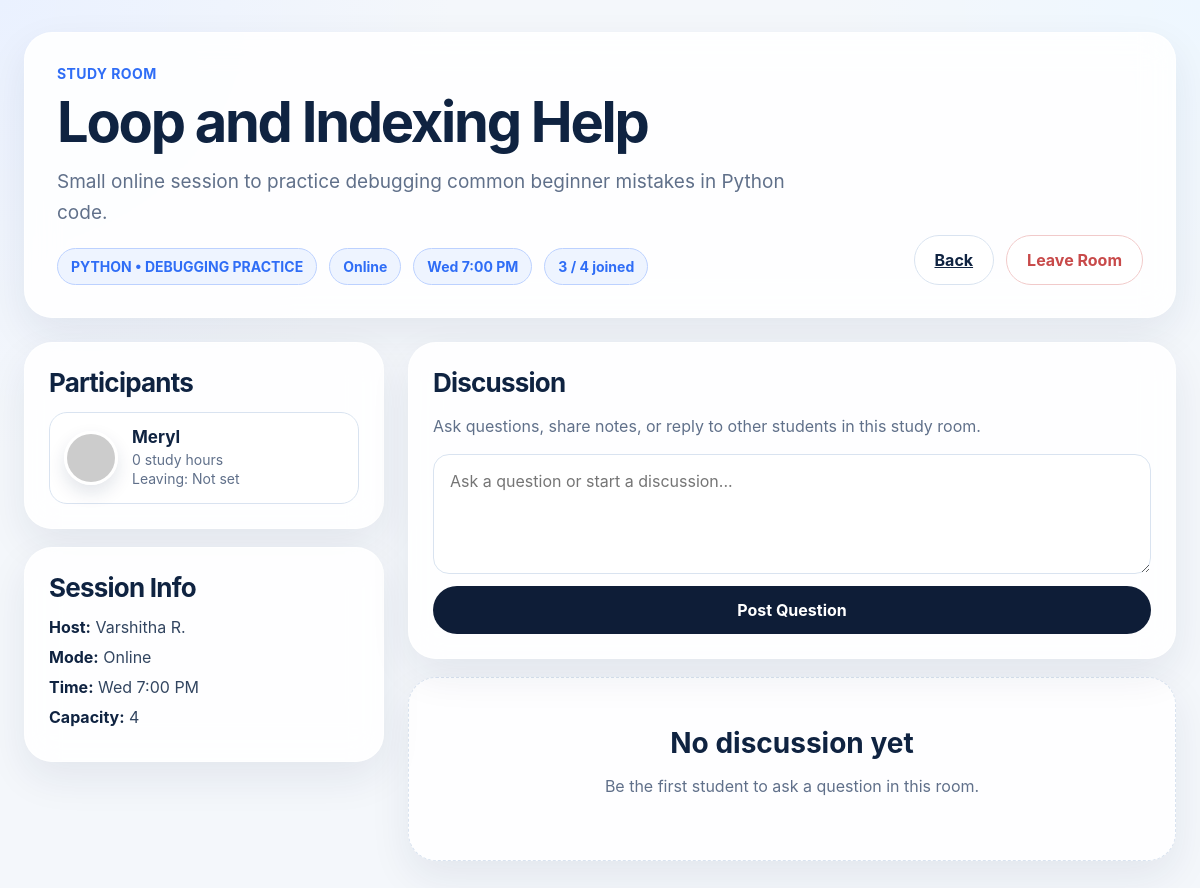
The page /sessions/2 on the database its author committed.
### app.py (models this page shows)
class StudySession(db.Model):
    id = db.Column(db.Integer, primary_key=True)
    unit_code = db.Column(db.String(120), nullable=False)
    topic = db.Column(db.String(150), nullable=False)
    description = db.Column(db.Text, nullable=False)
    host_name = db.Column(db.String(100), nullable=False)
    day = db.Column(db.String(10), nullable=False)
    time = db.Column(db.String(50), nullable=False)
    mode = db.Column(db.String(20), nullable=False)
    capacity = db.Column(db.Integer, nullable=False)
    joined_count = db.Column(db.Integer, default=1)
    host_id = db.Column(db.Integer, db.ForeignKey("user.id"), nullable=False)

class User(db.Model):
    id = db.Column(db.Integer, primary_key=True)
    username = db.Column(db.String(80), nullable=False)
    avatar_url = db.Column(db.String(255), nullable=True)
    study_hours = db.Column(db.Float, default=0)
    planned_leave_time = db.Column(db.String(50), nullable=True)
    hosted_sessions = db.relationship("StudySession", backref="host_user", lazy=True)
    joined = db.relationship("StudySession", secondary=joined_sessions, backref="joined_users")
    saved = db.relationship("StudySession", secondary=saved_sessions, backref="saved_users")

### app.py (the view)
@app.route("/sessions/<int:session_id>")
def session_detail(session_id):
    current_user = get_current_user()
    session = StudySession.query.get_or_404(session_id)
    messages = SessionMessage.query.filter_by(
        session_id=session.id,
        parent_id=None
    ).order_by(SessionMessage.created_at.desc()).all()
    joined_ids = {user.id for user in session.joined_users}
    is_joined = current_user.id in joined_ids
    return render_template(
        "session_detail.html",
        session=session,
        messages=messages,
        current_user=current_user,
        is_joined=is_joined
    )

### app.py (called while the page is built)
def get_current_user():
    user = User.query.get(1)
    if not user:
        user = User(id=1, username="Meryl")
        db.session.add(user)
        db.session.commit()
    return user

### app/templates/session_detail.html (shortened to what this page needs)
{% extends "base.html" %}
{% block content %}
<div class="app-shell">
  <header class="room-hero">
    <div>
      <p class="hero__eyebrow">Study Room</p>
      <h1 class="hero__title">{{ session.topic }}</h1>
      <p class="hero__subtitle">{{ session.description }}</p>
      <div class="room-meta">
        <span>{{ session.unit_code }}</span>
        <span>{{ session.mode|replace('-', ' ')|title }}</span>
        <span>{{ session.day }} {{ session.time }}</span>
        <span>{{ session.joined_count }} / {{ session.capacity }} joined</span>
      </div>
    </div>
    <div class="hero__actions room-actions">
      <a href="{{ url_for('studybuddy') }}" class="btn btn--light">Back</a>
      {% if not is_joined %}
        <form action="{{ url_for('join_session', session_id=session.id) }}" method="post">
          <button class="btn btn--dark" type="submit">Join Room</button>
        </form>
      {% else %}
        <form action="{{ url_for('leave_session', session_id=session.id) }}" method="post">
          <button class="btn btn--leave" type="submit">Leave Room</button>
        </form>
      {% endif %}
    </div>
  </header>
  <main class="room-layout">
    <aside class="room-sidebar">
      <section class="panel-card">
        <h2>Participants</h2>
        {% if session.joined_users %}
          <div class="participant-list">
            {% for user in session.joined_users %}
              <div class="participant-card">
                <img
                  src="{{ user.avatar_url or 'https://ui-avatars.com/api/?name=' ~ user.username ~ '&background=2f6df6&color=fff' }}"
                  alt="{{ user.username }} avatar"
                  class="avatar"
                />
                <div>
                  <h3>{{ user.username }}</h3>
                  <p>{{ user.study_hours or 0 }} study hours</p>
                  <p>Leaving: {{ user.planned_leave_time or 'Not set' }}</p>
                </div>
              </div>
            {% endfor %}
          </div>
        {% else %}
          <p class="muted-text">No participants yet.</p>
        {% endif %}
      </section>
      <section class="panel-card">
        <h2>Session Info</h2>
        <div class="info-list">
          <p><strong>Host:</strong> {{ session.host_name }}</p>
          <p><strong>Mode:</strong> {{ session.mode|replace('-', ' ')|title }}</p>
          <p><strong>Time:</strong> {{ session.day }} {{ session.time }}</p>
          <p><strong>Capacity:</strong> {{ session.capacity }}</p>
        </div>
      </section>
    </aside>
    <section class="discussion-area">
      <section class="panel-card">
        <h2>Discussion</h2>
        <p class="muted-text">
          Ask questions, share notes, or reply to other students in this study room.
        </p>
        {% if is_joined %}
          <form action="{{ url_for('add_message', session_id=session.id) }}" method="post" class="message-form">
            <textarea name="content" placeholder="Ask a question or start a discussion..." required></textarea>
            <button class="btn btn--dark" type="submit">Post Question</button>
          </form>
        {% else %}
          <div class="empty-state">
            <h3>Join this room to participate</h3>
            <p>You can view the discussion, but you need to join before posting.</p>
          </div>
        {% endif %}
      </section>
      <section class="message-list">
        {% if messages %}
          {% for message in messages %}
            <article class="message-card">
              <div class="message-header">
                <img
                  src="{{ message.user.avatar_url or 'https://ui-avatars.com/api/?name=' ~ message.user.username ~ '&background=2f6df6&color=fff' }}"
                  alt="{{ message.user.username }} avatar"
                  class="avatar avatar--small"
                />
                <div>
                  <h3>{{ message.user.username }}</h3>
                  <p>{{ message.created_at.strftime('%d %b %Y, %I:%M %p') if message.created_at else '' }}</p>
                </div>
              </div>
              <p class="message-content">{{ message.content }}</p>
              {% if is_joined %}
                <form
                  action="{{ url_for('reply_message', session_id=session.id, message_id=message.id) }}"
                  method="post"
                  class="reply-form"
                >
                  <input name="content" type="text" placeholder="Write a reply..." required />
                  <button class="btn btn--light" type="submit">Reply</button>
                </form>
              {% endif %}
              {% if message.replies %}
                <div class="reply-list">
                  {% for reply in message.replies %}
                    <div class="reply-card">
                      <div class="message-header">
                        <img
                          src="{{ reply.user.avatar_url or 'https://ui-avatars.com/api/?name=' ~ reply.user.username ~ '&background=2f6df6&color=fff' }}"
                          alt="{{ reply.user.username }} avatar"
                          class="avatar avatar--small"
                        />
                        <div>
                          <h4>{{ reply.user.username }}</h4>
                          <p>{{ reply.created_at.strftime('%d %b %Y, %I:%M %p') if reply.created_at else '' }}</p>
                        </div>
                      </div>
                      <p class="message-content">{{ reply.content }}</p>
                    </div>
                  {% endfor %}
                </div>
              {% endif %}
            </article>
          {% endfor %}
        {% else %}
          <div class="empty-state">
            <h3>No discussion yet</h3>
            <p>Be the first student to ask a question in this room.</p>
          </div>
        {% endif %}
      </section>
    </section>
  </main>
</div>
{% endblock %}

### app/static/css/studybuddy.css (style rules this page uses)
:root { --bg: #f4f7fb; --surface: rgba(255, 255, 255, 0.88); --surface-strong: #ffffff; --border: #d9e3f0; --text: #0f2341; --muted: #60708a; --primary: #2f6df6; --primary-soft: #eef4ff; --dark: #0e1d37; --success: #1d8f5b; --success-soft: #ebf8f1; --warning: #a86b12; --warning-soft: #fff6e8; --danger: #c84a4a; --danger-soft: #fff1f1; --shadow: 0 16px 40px rgba(20, 43, 80, 0.08); --radius-xl: 28px; --radius-lg: 22px; --radius-md: 16px; --radius-pill: 999px; }
* { box-sizing: border-box; }
html, body { margin: 0; padding: 0; font-family: Inter, system-ui, -apple-system, BlinkMacSystemFont, "Segoe UI", sans-serif; background: radial-gradient(circle at top left, #eaf1ff 0%, transparent 30%), radial-gradient(circle at top right, #eef7ff 0%, transparent 25%), var(--bg); color: var(--text); }
button, input, select, textarea { font: inherit; }
button { cursor: pointer; }
.app-shell { max-width: 1480px; margin: 0 auto; padding: 32px 24px 48px; }
.hero__eyebrow { margin: 0 0 12px; color: var(--primary); font-weight: 700; letter-spacing: 0.03em; text-transform: uppercase; font-size: 14px; }
.hero__title { margin: 0; font-size: 56px; line-height: 1.02; letter-spacing: -0.04em; }
.hero__subtitle { margin: 16px 0 0; max-width: 760px; color: var(--muted); font-size: 19px; line-height: 1.6; }
.btn { border: none; border-radius: var(--radius-pill); padding: 14px 20px; font-weight: 700; transition: 0.2s ease; }
.btn--dark { background: var(--dark); color: #fff; }
.btn--light { background: rgba(255, 255, 255, 0.95); border: 1px solid var(--border); color: var(--text); }
.btn--leave { background: rgba(255, 255, 255, 0.95); border: 1px solid #f1caca; color: var(--danger); }
.empty-state { grid-column: 1 / -1; padding: 48px 24px; text-align: center; background: var(--surface); border-radius: var(--radius-xl); border: 1px dashed var(--border); color: var(--muted); box-shadow: var(--shadow); }
.empty-state h3 { margin-top: 0; margin-bottom: 10px; color: var(--text); font-size: 28px; }
.room-hero { display: flex; justify-content: space-between; align-items: flex-end; gap: 24px; padding: 32px; background: var(--surface); border: 1px solid rgba(255, 255, 255, 0.8); backdrop-filter: blur(16px); box-shadow: var(--shadow); border-radius: var(--radius-xl); }
.room-actions { display: flex; gap: 12px; flex-wrap: wrap; }
.room-meta { display: flex; gap: 12px; flex-wrap: wrap; margin-top: 20px; }
.room-meta span { background: var(--primary-soft); color: var(--primary); border: 1px solid #bcd1ff; border-radius: var(--radius-pill); padding: 9px 13px; font-size: 14px; font-weight: 700; }
.room-layout { display: grid; grid-template-columns: 360px minmax(0, 1fr); gap: 24px; margin-top: 24px; }
.room-sidebar { display: flex; flex-direction: column; gap: 18px; }
.panel-card { background: var(--surface); border: 1px solid rgba(255, 255, 255, 0.8); backdrop-filter: blur(16px); box-shadow: var(--shadow); border-radius: var(--radius-xl); padding: 24px; }
.panel-card h2 { margin: 0 0 14px; font-size: 26px; letter-spacing: -0.03em; }
.participant-list { display: flex; flex-direction: column; gap: 14px; }
.participant-card { display: flex; align-items: center; gap: 14px; padding: 14px; background: rgba(255, 255, 255, 0.75); border: 1px solid var(--border); border-radius: 18px; }
.participant-card h3 { margin: 0 0 4px; font-size: 17px; }
.participant-card p { margin: 2px 0; color: var(--muted); font-size: 14px; }
.avatar { width: 54px; height: 54px; border-radius: 50%; object-fit: cover; border: 3px solid #fff; box-shadow: 0 8px 18px rgba(20, 43, 80, 0.12); }
.info-list p { margin: 10px 0; color: #324560; }
.info-list strong { color: var(--text); }
.muted-text { color: var(--muted); line-height: 1.5; }
.discussion-area { display: flex; flex-direction: column; gap: 18px; }
.message-form { display: flex; flex-direction: column; gap: 12px; margin-top: 16px; }
.message-form textarea { width: 100%; min-height: 120px; resize: vertical; border: 1px solid var(--border); border-radius: 16px; padding: 16px; outline: none; font: inherit; }
.message-list { display: flex; flex-direction: column; gap: 16px; }

### rows shown on the page
StudySession: topic "Loop and Indexing Help", description "Small online session to practice debugging common beginner mistakes in Python code.", unit_code "PYTHON • DEBUGGING PRACTICE", mode "Online", day "Wed", time "7:00 PM", joined_count "3", capacity "4", host_name "Varshitha R."
User: username "Meryl", study_hours "0", planned_leave_time "Not set"
